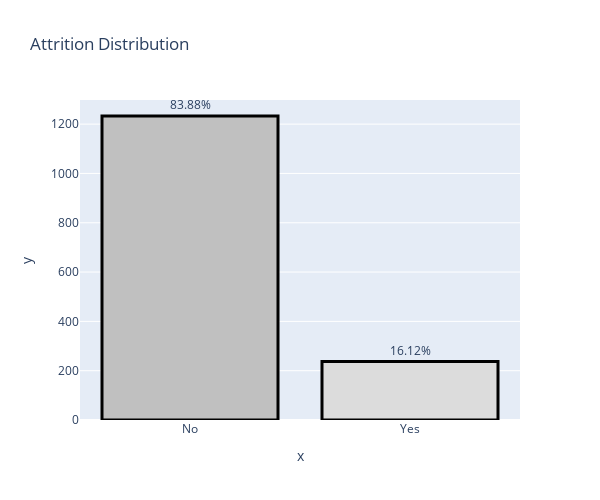

Source (notebook cell):
### Code cell
fig = px.bar(x=hrdata['Attrition'].value_counts().index,
             y=hrdata['Attrition'].value_counts(), 
             title='Attrition Distribution', 
             text=(hrdata['Attrition'].value_counts()/len(hrdata['Attrition'])*100))

fig.update_traces(textposition='outside', 
                  texttemplate='%{text:.4s}%',
                  marker = dict(color = ['silver','gainsboro'],line = dict(color = "black", width = 3)))

fig['layout'].update(height=500, width=600)
fig.show()

### Figure 1 — Plotly figure (JSON) as saved in the notebook; plotly's stock layout.template omitted (floating-point values rounded to 4 significant figures)
{"data": [{"alignmentgroup": "True", "hovertemplate": "x=%{x}<br>y=%{y}<br>text=%{text}<extra></extra>", "legendgroup": "", "marker": {"color": ["silver", "gainsboro"], "line": {"color": "black", "width": 3}}, "name": "", "offsetgroup": "", "orientation": "v", "showlegend": false, "text": [83.88, 16.12], "textposition": "outside", "texttemplate": "%{text:.4s}%", "type": "bar", "x": ["No", "Yes"], "xaxis": "x", "y": [1233, 237], "yaxis": "y"}], "layout": {"barmode": "relative", "height": 500, "legend": {"tracegroupgap": 0}, "title": {"text": "Attrition Distribution"}, "width": 600, "xaxis": {"anchor": "y", "autorange": true, "domain": [0, 1], "range": [-0.5, 1.5], "title": {"text": "x"}, "type": "category"}, "yaxis": {"anchor": "x", "autorange": true, "domain": [0, 1], "range": [0, 1298.0], "title": {"text": "y"}, "type": "linear"}}}
